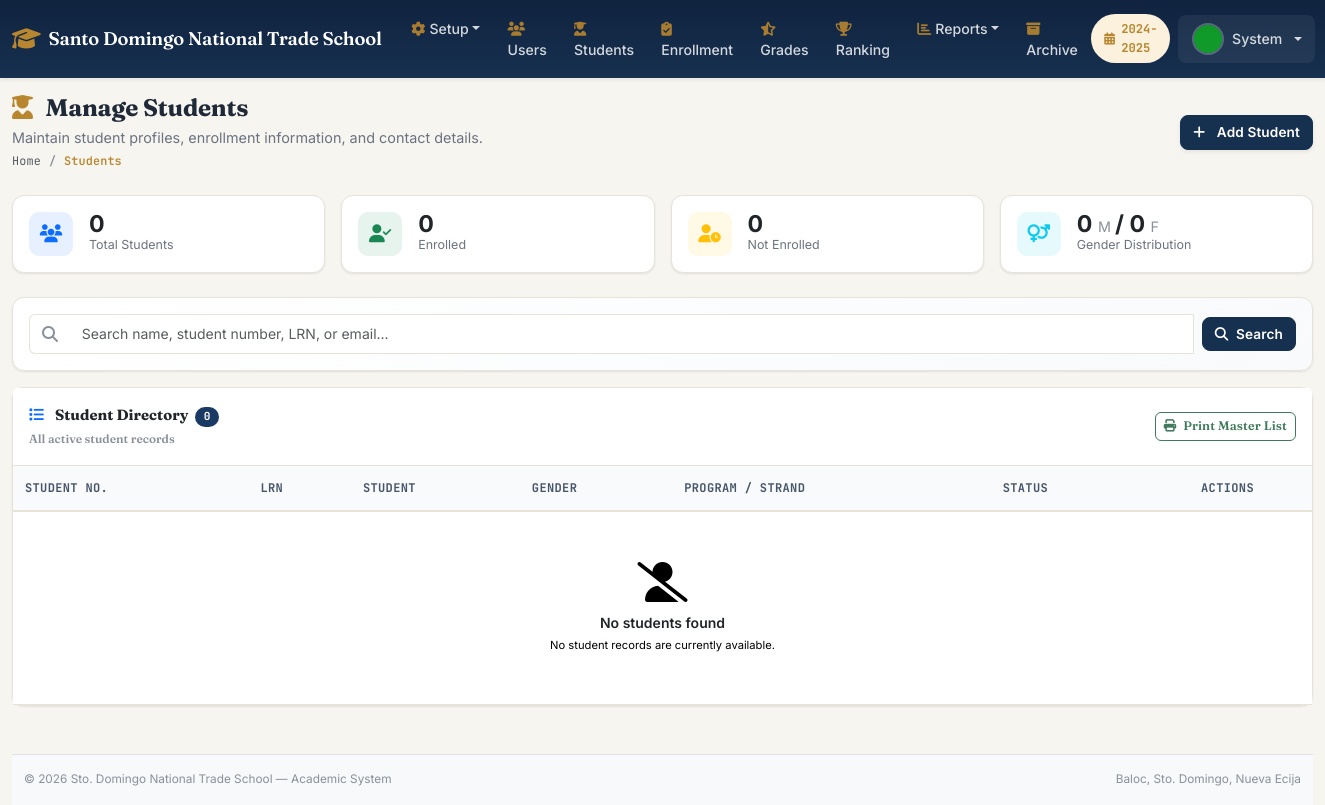
The app's page /admin/students.php (signed in) with its own data.
### tables this page shows
CREATE TABLE `system_settings` (
  `settingID` INT AUTO_INCREMENT PRIMARY KEY,
  `settingKey` VARCHAR(100) UNIQUE NOT NULL,
  `settingValue` TEXT,
  `dateUpdated` DATETIME DEFAULT CURRENT_TIMESTAMP ON UPDATE CURRENT_TIMESTAMP
);

CREATE TABLE `academicYear` (
  `ayID` INT AUTO_INCREMENT PRIMARY KEY,
  `academicYear` VARCHAR(20) NOT NULL,
  `academicDesc` TEXT,
  `status` ENUM('active','inactive') DEFAULT 'inactive',
  `dateCreated` DATETIME DEFAULT CURRENT_TIMESTAMP,
  `dateDeleted` DATETIME DEFAULT NULL
);

CREATE TABLE `users` (
  `userID` INT AUTO_INCREMENT PRIMARY KEY,
  `employeeNo` VARCHAR(20) UNIQUE DEFAULT NULL,
  `firstName` VARCHAR(100) NOT NULL,
  `middleName` VARCHAR(100) DEFAULT NULL,
  `lastName` VARCHAR(100) NOT NULL,
  `extName` VARCHAR(10) DEFAULT NULL,
  `pic` VARCHAR(255) DEFAULT 'default.png',
  `roleID` INT NOT NULL,
  `email` VARCHAR(150) NOT NULL UNIQUE,
  `password` VARCHAR(255) NOT NULL,
  `programID` INT DEFAULT NULL,
  `isActive` TINYINT(1) DEFAULT 1,
  `dateCreated` DATETIME DEFAULT CURRENT_TIMESTAMP,
  `dateDeleted` DATETIME DEFAULT NULL,
  `deletedBy` INT DEFAULT NULL COMMENT 'Archive audit trail: userID who archived this record',
  FOREIGN KEY (`roleID`) REFERENCES `roles`(`roleID`)
);

### admin/students.php (the view, shortened to what the rows shown need)
<?php
require_once '../includes/config.php';
include '../includes/header.php';
?>
<div class="student-page">
<div class="card border-0 shadow-sm">
<div class="card-body p-0">
    <div class="table-responsive">
        <table class="table table-hover datatable mb-0">
            <thead>
                <tr>
                    <th>Student No.</th>
                    <th>LRN</th>
                    <th>Student</th>
                    <th>Gender</th>
                    <th>Program / Strand</th>
                    <th>Status</th>
                    <th class="text-center">Actions</th>
                </tr>
            </thead>
        </table>
    </div>
</div>
</div>
<?php include '../includes/footer.php'; ?>

### includes/header.php (shortened to what the rows shown need)
<?php
$activeAY = getActiveAY();
$schoolName = getSetting('school_name') ?: 'SDNTS';
$currentUser = null;
try {
    $db = getDB();
    $stmt = $db->prepare("SELECT u.*, r.roleName FROM users u JOIN roles r ON u.roleID=r.roleID WHERE u.userID=?");
    $stmt->execute([$_SESSION['userID']]);
    $currentUser = $stmt->fetch();
} catch(Exception $e) {}
?>
<!DOCTYPE html>
<html lang="en">
<head>
  <link rel="stylesheet" href="https://cdnjs.cloudflare.com/ajax/libs/bootstrap/5.3.2/css/bootstrap.min.css">
  <link rel="stylesheet" href="https://cdnjs.cloudflare.com/ajax/libs/font-awesome/6.5.0/css/all.min.css">
  <link rel="stylesheet" href="https://cdnjs.cloudflare.com/ajax/libs/datatables/1.10.21/css/dataTables.bootstrap5.min.css">
  <link rel="stylesheet" href="<?= SITE_URL ?>/assets/css/style.css">
</head>
<body>
<nav class="navbar navbar-expand-lg navbar-dark site-navbar shadow-sm">
  <div class="container-fluid">
    <a class="navbar-brand d-flex align-items-center gap-2" href="<?= SITE_URL ?>/dashboard.php">
      <i class="fas fa-graduation-cap fa-lg"></i>
      <span class="d-none d-md-inline"><?= clean($schoolName) ?></span>
    </a>
    <div class="collapse navbar-collapse" id="navMain">
      <ul class="navbar-nav ms-auto align-items-center">
        <li class="nav-item me-2">
          <span class="ay-chip"><i class="fas fa-calendar-alt"></i><?= clean($activeAY['academicYear']) ?></span>
        </li>
        <li class="nav-item dropdown">
          <a class="nav-link dropdown-toggle d-flex align-items-center gap-2 user-menu-toggle" href="#" data-bs-toggle="dropdown">
            <img src="<?= SITE_URL ?>/assets/img/uploads/<?= clean($currentUser['pic'] ?? 'default.png') ?>"
                 class="rounded-circle user-avatar-img" width="32" height="32" style="object-fit:cover;" onerror="this.src='<?= SITE_URL ?>/assets/img/default.png'">
            <span class="d-none d-lg-inline"><?= clean($currentUser['firstName'] ?? '') ?></span>
          </a>
        </li>
      </ul>
    </div>
  </div>
</nav>
<div class="container-fluid mt-3">

### records on screen
system_settings: settingValue "Santo Domingo National Trade School"
academicyear: academicYear "2024-2025"
users: pic (placeholder picture), firstName "System"

### other values on screen
$totalStudents "0"
$enrolledCount "0"
$notEnrolledCount "0"
$maleCount "0"
$femaleCount "0"
count($students) "0"
